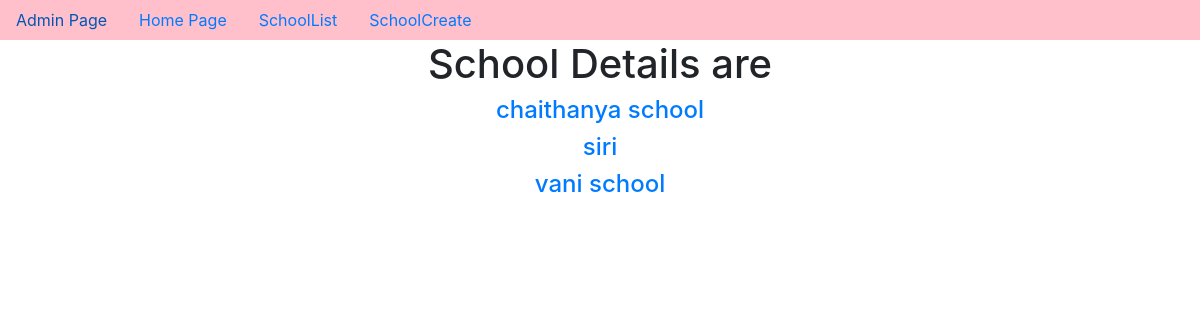
Page /SchoolList/ on the earlier database version.
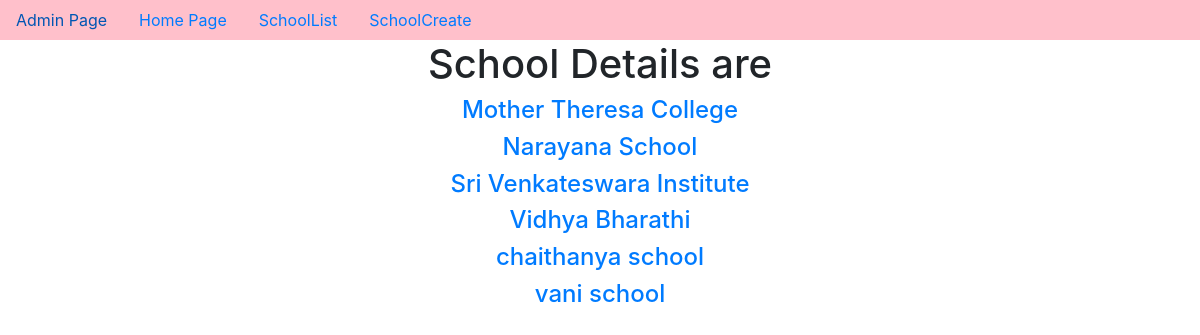
Same page on the later database version.
### app/models.py (models this page shows, shortened)
class School(models.Model):
    name=models.CharField(max_length=100)
    location=models.CharField(max_length=100)
    principal=models.CharField(max_length=100)

### app/views.py (the view)
# urls.py: path('SchoolList/',SchoolList.as_view(),name='SchoolList'),
class SchoolList(ListView):
    model=School
    context_object_name='schools'
    ordering=['name']

### templates/app/school_list.html (shortened to what this page needs)
{% extends 'app/dummy.html' %}
{% block body_block %}
<h1>School Details are</h1>
{% for sc in schools %}
        <a href="{{sc.pk}}"><h4>{{sc.name}}</h4></a>
{% endfor %}
{% endblock %}

### templates/app/dummy.html (shortened to what this page needs)
<!doctype html>
<html lang="en">
  <head>
    <link rel="stylesheet" href="https://cdn.jsdelivr.net/npm/bootstrap@4.6.2/dist/css/bootstrap.min.css">
  </head>
  <body>
    <center>
<nav class="nav" style="background-color: pink">
    <a href="{% url 'admin:index' %}" class="nav-link">Admin Page</a>
    <a href="{% url 'home' %}" class="nav-link">Home Page</a>
    <a href="{% url 'SchoolList' %}" class="nav-link">SchoolList</a>
    <a href="{% url 'SchoolCreate' %}" class="nav-link">SchoolCreate</a>
</nav>
{% block body_block %}
{% endblock %}
</center>
  </body>
</html>

Differences in the rows shown:
added School: name "Mother Theresa College"
added School: name "Narayana School"
added School: name "Sri Venkateswara Institute"
changed School: name "siri" → "Vidhya Bharathi"; moves up the list
